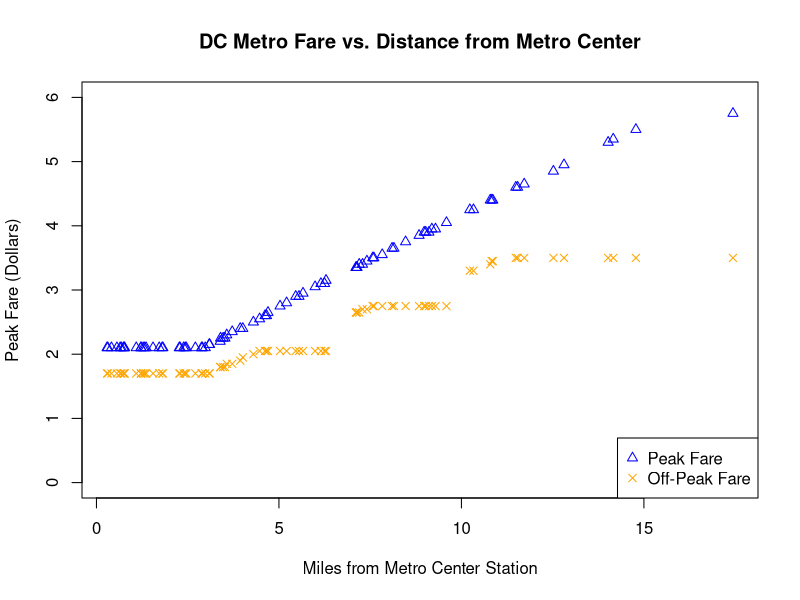
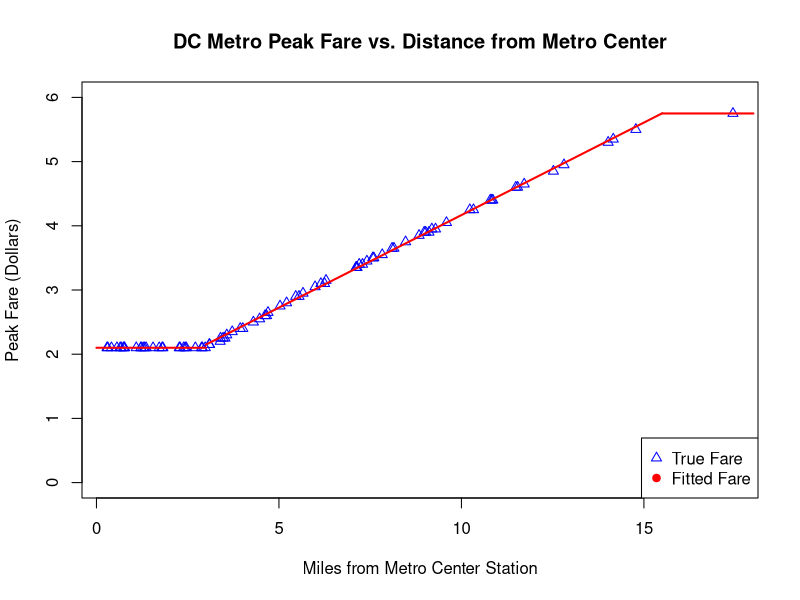
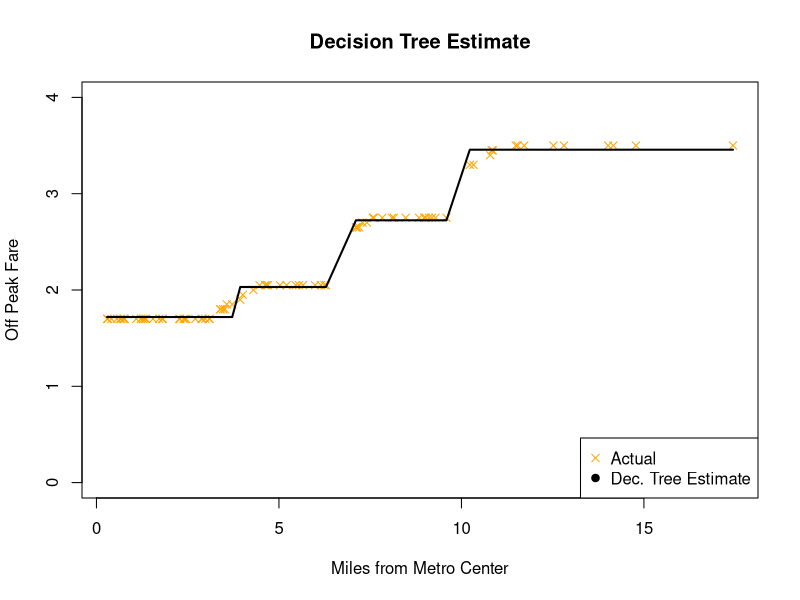
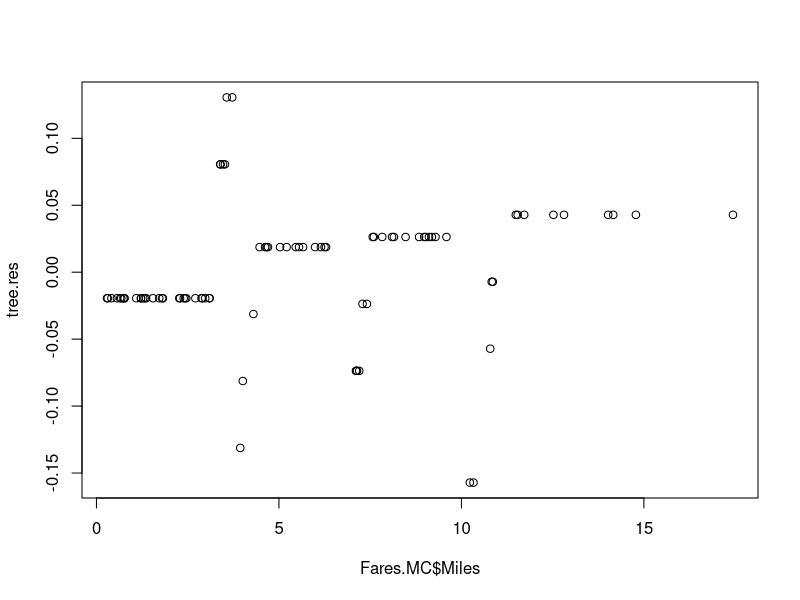
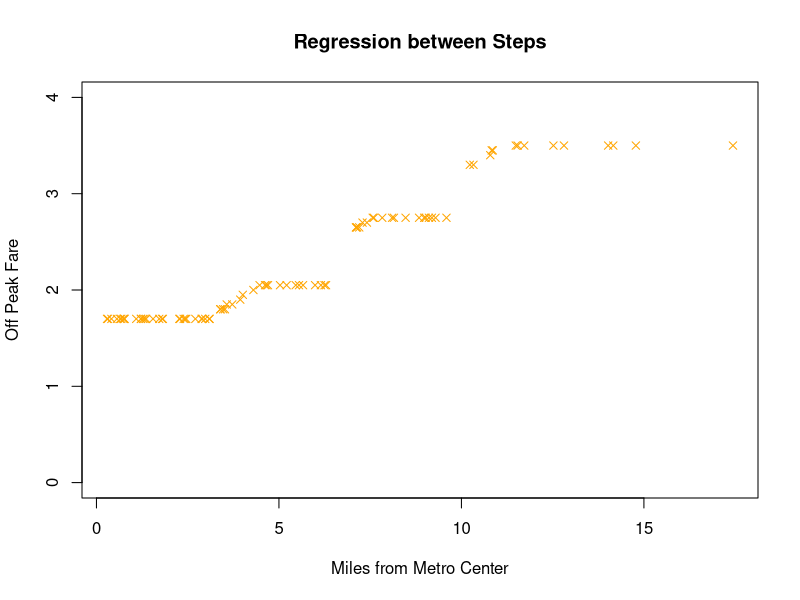

These charts were generated, in order, by the following R code: (Note: this script raises an error after producing the figures.)
# This script analyzes the relationship between Miles Traveled
# and Fare (peak and off-peak) for the DC Metro System
# I assume trips to Metro Center are representative of the
# entire DC Metro System,
# and then test that assumption using trips from L'Enfant Plaza.
# I assume Fare is symmetric, so that traveling from Station A to 
# Station B costs the same as B to A.
# written by Timothy Sweetser, 2013. 
# http://sites.google.com/site/tsweetser
# I endeavored to follow these code style guidelines: 
# http://google-styleguide.googlecode.com/svn/trunk/Rguide.xml

library(car)
library(stats)
library(rpart)
writeYN <- FALSE
# setwd("//volumes/no name/bart project") # MAC
setwd("F:/bart project") # PC


Fares.MC <- read.csv("data/DC metro/Fares from Metro Center.csv")
Fares.MC <- Fares.MC[order(Fares.MC$Miles), ]


if (writeYN) {png('output/DC Metro fare v distance.png')}
plot(Peak_Fare~Miles, data=Fares.MC, ylim=c(0, 6),
     xlab="Miles from Metro Center Station", 
     ylab="Peak Fare (Dollars)", 
     main="DC Metro Fare vs. Distance from Metro Center",
     pch=2, col="blue")
points(Off_Peak_Fare~Miles, data=Fares.MC, pch=4, col="orange")
legend(x="bottomright", legend=c("Peak Fare", "Off-Peak Fare"), 
       col=c("blue", "orange"), pch=c(2, 4))
if (writeYN) { dev.off() }
# peak fare is capped at 5.75
# only one station seems to be there
# however, many are are the minimum fare of 2.10

peak.model1 <- lm(Peak_Fare~Miles, data=Fares.MC, subset=Fares.MC$Miles<3)
peak.model2 <- lm(Peak_Fare~Miles, data=Fares.MC, 
                  subset=Fares.MC$Miles>=3 & Fares.MC$Miles < 17)

if (writeYN) { png('DC Metro peak fare v distance fitted.png') }
plot(Peak_Fare~Miles, data=Fares.MC, ylim=c(0, 6),
     xlab="Miles from Metro Center Station", 
     ylab="Peak Fare (Dollars)", 
     main="DC Metro Peak Fare vs. Distance from Metro Center",
     pch=2, col="blue")
points(x=c(0, 3), y=rep.int(2.10, 2), type='l', col="red", lwd=2)
points(x=c(3, 15.5), y=c(coef(peak.model2)[1]+3*coef(peak.model2)[2], 
                         coef(peak.model2)[1]+15.5*coef(peak.model2)[2]),
       type='l',col="red", lwd=2)
points(x=c(15.5, 18), y=rep.int(5.75, 2), col="red", type='l', lwd=2)
legend(x="bottomright", legend=c("True Fare", "Fitted Fare"), 
       col=c("blue", "red"), pch=c(2, 19))
if (writeYN) { dev.off() }

# off-peak model
# use a tree
tree <- rpart(Off_Peak_Fare ~ Miles, data=Fares.MC)
tree.est <- predict(tree, Fares.MC)
if (writeYN) { png('output/DC Metro Offpeak Dec Tree.png') }
plot(Off_Peak_Fare ~ Miles, data=Fares.MC, pch=4, col="orange",
     ylim=c(0, 4), xlab="Miles from Metro Center", ylab="Off Peak Fare",
     main="Decision Tree Estimate")
points(Fares.MC$Miles, tree.est, type='l', lwd=2)
legend(x="bottomright",pch=c(4, 19), col=c("orange", "black"),
       legend=c("Actual", "Dec. Tree Estimate"))
if (writeYN) { dev.off() }

tree.res <- Fares.MC$Off_Peak_Fare - tree.est
plot(y=tree.res, x=Fares.MC$Miles)
# R2 is  99.43%
1 - sum(tree.res^2)/
  sum( (Fares.MC$Off_Peak_Fare - mean(Fares.MC$Off_Peak_Fare))^2 )

# most common values: 1.70, 2.05, 2.75, 3.50 (max)
mask <- Fares.MC$Off_Peak_Fare %in% c(1.70, 2.05, 2.75, 3.50)
lm.offpeak <- lm(Off_Peak_Fare ~ Miles, data=Fares.MC, subset=!mask)
if (writeYN) { png('output/DC Metro Offpeak Reg.png') }
plot(Off_Peak_Fare ~ Miles, data=Fares.MC, xlab="Miles from Metro Center", 
     ylab="Off Peak Fare", ylim=c(0, 4), col="orange", pch=4, 
     main="Regression between Steps")
points(x=Fares.MC$Miles, y=fareDC(Fares.MC$Miles, FALSE), type='l', lwd=2)
legend(x="bottomright",pch=c(4, 19), col=c("orange", "black"),
       legend=c("Actual", "Regression Estimate"))
if (writeYN) { dev.off() }
partlm.res <- Fares.MC$Off_Peak_Fare - fareDC(Fares.MC$Miles, FALSE)
# r squared is 99.98%
1 - sum(partlm.res^2)/sum( 
  (Fares.MC$Off_Peak_Fare - mean(Fares.MC$Off_Peak_Fare))^2 )

# consolidate these 2 models into one function
fareDC <- function(miles, peak=T) {
  # this function estimates the fare charged by the DC metro system
  # for traveling miles. 
  # peak pertains to time of day: 
  # opening - 9:30 am, 3 to 7 pm, and midnight until closing
  # all other times are "off-peak"
  # peak and off-peak fares follow different formulae
  
  ans <- rep.int(0, length(miles))
  if (peak) {
    ans <- pmax(2.10, pmin(5.75, 1.285 + 0.2882*miles))
    # coefficients are from peak.model2
  }
  # off-peak using the regression model
  if (!peak) {
    for (i in 1:length(miles)) {
      if (miles[i] <= 3.2) { ans[i] <- 1.70}
      else if (miles[i] > 4.45 & miles[i] < 6.3) { ans[i] <- 2.05 }
      else if (miles[i] > 7.50 & miles[i] < 9.6) { ans[i] <- 2.75 }
      else if (miles[i] > 11.4) { ans[i] <- 3.50 }
      else {ans[i] <- 1.05 + 0.221*miles[i]}
    } # close for loop
  } # close off-peak if statement
  return(ans)
}

# calculate residuals
peak.res <- Fares.MC$Peak_Fare - fareDC(Fares.MC$Miles)
if (writeYN) { png('output/DC Metro peak residuals.png') }
plot(x=Fares.MC$Miles, y=peak.res, xlab="Miles from Metro Center",
     ylab="Residual", main="Residuals vs Fitted")
if (writeYN) { dev.off() }
# R^2 is 99.96%
1 - sum(peak.res^2)/sum( (Fares.MC$Peak_Fare - mean(Fares.MC$Peak_Fare))^2 )


# have we overfit? evaluate predictions for l'enfant plaza station
Fares.Lenfant <- read.csv("data/DC metro/Fares from Lenfant.csv")
# peak R2 is 99.28%
lenfant.peak.res <- Fares.Lenfant$Peak_Fare - 
    fareDC(Fares.Lenfant$Miles, peak=T)
1 - sum(lenfant.peak.res^2)/sum( 
  (Fares.Lenfant$Peak_Fare - mean(Fares.Lenfant$Peak_Fare))^2 )
# off peak R2 is 92.16%
lenfant.offpeak.res <- Fares.Lenfant$Off_Peak_Fare - 
  fareDC(Fares.Lenfant$Miles, peak=F)
1 - sum(lenfant.offpeak.res^2)/sum( 
  (Fares.Lenfant$Off_Peak_Fare - mean(Fares.Lenfant$Off_Peak_Fare))^2 )

# with dec tree, off peak R2 is 91.7%
lenfant.offpeak.res <- Fares.Lenfant$Off_Peak_Fare - 
  predict(tree, Fares.Lenfant)
1 - sum(lenfant.offpeak.res^2)/sum( 
  (Fares.Lenfant$Off_Peak_Fare - mean(Fares.Lenfant$Off_Peak_Fare))^2 )


# Finally, do a comparison of BART and DC by mileage
# bart goes 52 miles, DC only up to 25 (Greenbelt to Franconia/Springfield)
# but Dulles
t <- seq(1, 30, by=0.1)
# I changed the lwd parameter, but in the png or jpeg file,
# it was as if lwd=1 no matter how I set it here. Use points instead
par(pch=19)
if (writeYN) { png('F:/bart project/output/Comparison DC BART.png') }
plot(t, fareDC(t, TRUE), col="blue", pch=19, 
     ylim=c(0, 7), ylab="Fare", xlab="Miles", xlim=c(0, 40),
     main="Which System is More Expensive?")
points(t, fareDC(t, FALSE), col=rgb(84, 88, 90, maxColorValue=255)) 
points(seq(1, 40, by=0.1), fareBART(seq(1, 40, 0.1), FALSE), col="orange")
legend(col=c("blue", rgb(84, 88, 90, maxColorValue=255), "orange"),
  legend=c("DC Peak", "DC Off-Peak", "BART (x-SFO)"),
  x="bottomright", pch=19)      
if (writeYN) { dev.off() }

data.frame(miles=t, DCpeak=fareDC(t, TRUE), 
           DCoffpeak=fareDC(t, FALSE), BART=fareBART(t, FALSE))

# do an "airport" run: Dulles and SFO
#  completely uncapped
if (writeYN) { png('F:/bart project/output/Comparison Airport.png') }
plot(t, pmax(2.10, 1.285 + 0.2882*t), col="blue", 
     ylab="Fare", xlab="Miles", xlim=c(0, 40), ylim=c(0, 12),
     main="Where is it cheaper to get to the airport?")
points(t, 1.05 + 0.221*t, col=rgb(84, 88, 90, maxColorValue=255))
points(seq(1, 40, by=0.1), fareBART(seq(1, 40, 0.1), TRUE), col="orange")
legend(col=c("blue", rgb(84, 88, 90, maxColorValue=255), "orange"),
       legend=c("DC Peak No Cap", "DC Off-Peak No Cap", "BART to SFO"),
       x="bottomright", pch=19)
if (writeYN) { dev.off() }